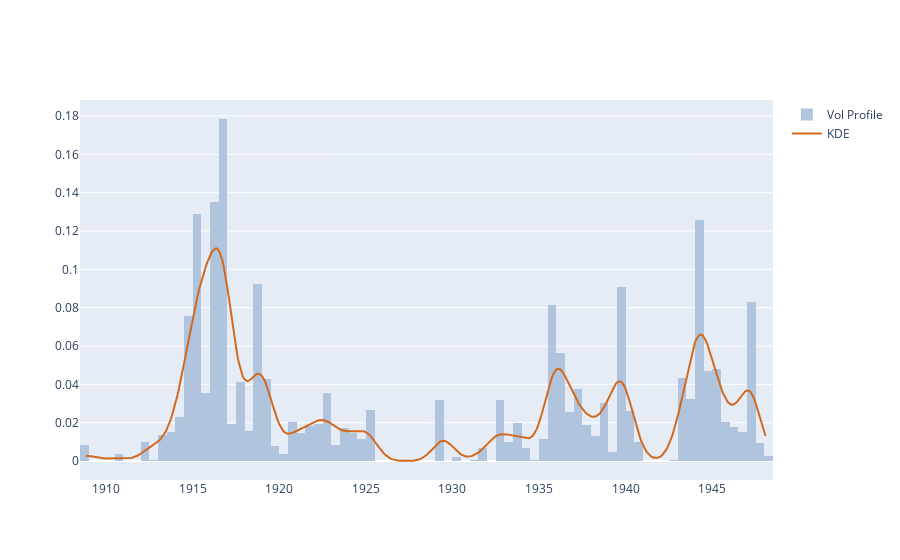

The code cell stored with this chart in its notebook:
### Code cell
min_prom = 1
peaks, peak_props = signal.find_peaks(kdy, prominence=min_prom)
pkx = xr[peaks]
pky = kdy[peaks]

fig = get_dist_plot(close, volume, xr, kdy)
fig.add_trace(go.Scatter(name='Peaks', x=pkx, y=pky, mode='markers', marker=pk_marker_args))

# Draw prominence lines
left_base = peak_props['left_bases']
right_base = peak_props['right_bases']
line_x = pkx
line_y0 = pky
line_y1 = pky - peak_props['prominences']

for x, y0, y1 in zip(line_x, line_y0, line_y1):
    fig.add_shape(type='line',
        xref='x', yref='y',
        x0=x, y0=y0, x1=x, y1=y1,
        line=dict(
            color='red',
            width=2,
        )
    )
fig.show()

### Figure 1 — Plotly figure (JSON) as saved in the notebook; plotly's stock layout.template omitted (floating-point values rounded to 4 significant figures; data arrays with more than 128 entries replaced by an {"elided": "..."} marker saying what was removed)
{"data": [{"histfunc": "sum", "histnorm": "probability density", "marker": {"color": "#B0C4DE"}, "name": "Vol Profile", "nbinsx": 150, "type": "histogram", "x": {"elided": "1000 float values"}, "y": {"elided": "1000 int values"}}, {"marker": {"color": "#D2691E"}, "mode": "lines", "name": "KDE", "type": "scatter", "x": {"elided": "500 float values"}, "y": {"elided": "500 float values"}}, {"marker": {"size": 10}, "mode": "markers", "name": "Peaks", "type": "scatter", "x": [], "y": []}], "layout": {}}
